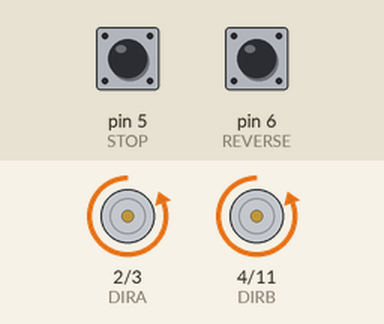
Bench run of a sketch on a simulated Arduino Uno, built with avr-gcc and run on an emulated ATmega328P. Parts: direction and speed pins drawn as motors (green arrow = direction pin HIGH = forward, orange = LOW = backward, longer = more drive). Inputs (shaded band) come from the test bench; at power-on: pin 6 (REVERSE) LOW, pin 5 (STOP) LOW. What the sketch prints to the serial monitor is not drawn.

Above: at 1.2 s.
1.3 s: pin 6 (REVERSE) driven HIGH
At 2.3 s:
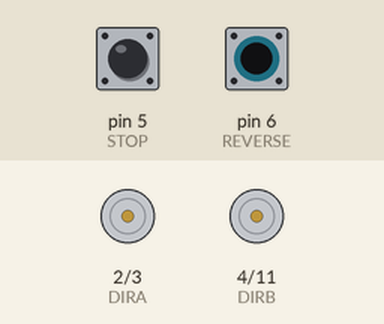
4.3 s: pin 5 (STOP) pulled HIGH for 3.2 s
11.0 s: pin 6 (REVERSE) pulsed HIGH 2 times (0.12 s each, 0.3 s apart)
At 14.3 s:
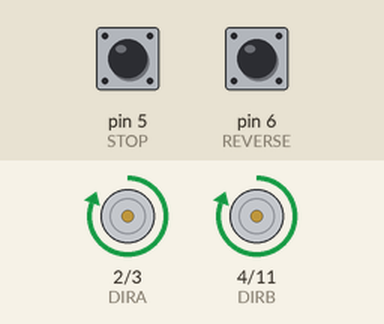
Timing chart, 0 to 16.1 s (numbered marks = the images above; inputs shaded):
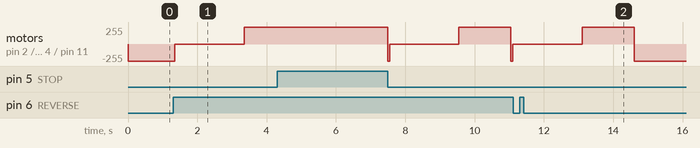

The sketch:

VelocityProfilerV2.ino
```cpp
// Clockwise and counter-clockwise definitions.
// Depending on how you wired your motors, you may need to swap.
#define FORWARD  1
#define BACKWARD 0

// Motor definitions to make life easier:
#define MOTOR_A 0
#define MOTOR_B 1

// Pin Assignments //
//Default pins:
#define DIRA 2 // Direction control for motor A
#define PWMA 3  // PWM control (speed) for motor A
#define DIRB 4 // Direction control for motor B
#define PWMB 11 // PWM control (speed) for motor B
#define STOP 5  // Define pin #2 as input
#define REVERSE 6 // Define pin #4 as input

int SPEED = 255; //Adjust motor speed here
int DURATION = 2000; //Test point duration in ms


void setup()
{
  pinMode(STOP, INPUT);
  pinMode(REVERSE, INPUT);
  digitalWrite(REVERSE, LOW);
  digitalWrite(STOP,LOW);
  setupArdumoto(); // Set all pins as outputs
  Serial.begin(115200);
}

void loop()
{

  //Drive to next point
  while ((digitalRead(STOP) == HIGH) && (digitalRead(REVERSE) == HIGH))
  {
    driveArdumoto(MOTOR_A,FORWARD,SPEED);
    driveArdumoto(MOTOR_B,FORWARD,SPEED);
    Serial.print("G"); // Added in V2
  }


  //Stop and take reading, then drive off block
  while ((digitalRead(STOP) == LOW) && (digitalRead(REVERSE) == HIGH))
  {
    //Actively brake the car
    driveArdumoto(MOTOR_A,BACKWARD,SPEED);
    driveArdumoto(MOTOR_B,BACKWARD,SPEED);
    delay(50);                                    //Adjust this if braking sucks
    stopArdumoto(MOTOR_A);
    stopArdumoto(MOTOR_B);

    //Take data point
    Serial.print('S'); // Changed from X in V2
    delay(DURATION);                                 //Data point duration
    driveArdumoto(MOTOR_A,FORWARD,SPEED);
    driveArdumoto(MOTOR_B,FORWARD,SPEED);
    delay(1500);                                  //Make sure to clear block
  }


 // if (digitalRead(REVERSE) == LOW)
 // {
 //   Serial.print("Y");                            //Send serial command to iterate the test
 //   delay(100);                                   //Debounce delay
 // }


  //Drive back to beginning
  while (digitalRead(REVERSE) == LOW)
  {
    driveArdumoto(MOTOR_A,BACKWARD,SPEED);
    driveArdumoto(MOTOR_B,BACKWARD,SPEED);
      Serial.print("R"); // Changed from Y in V2
  }
}


// driveArdumoto drives 'motor' in 'dir' direction at 'spd' speed
void driveArdumoto(byte motor, byte dir, byte spd)
{
  if (motor == MOTOR_A)
  {
    digitalWrite(DIRA, dir);
    analogWrite(PWMA, spd);
  }
  else if (motor == MOTOR_B)
  {
    digitalWrite(DIRB, dir);
    analogWrite(PWMB, spd);
  }
}

// stopArdumoto makes a motor stop
void stopArdumoto(byte motor)
{
  driveArdumoto(motor, 0, 0);
}

// setupArdumoto initialize all pins
void setupArdumoto()
{
  // All pins should be setup as outputs:
  pinMode(PWMA, OUTPUT);
  pinMode(PWMB, OUTPUT);
  pinMode(DIRA, OUTPUT);
  pinMode(DIRB, OUTPUT);

  // Initialize all pins as low:
  digitalWrite(PWMA, LOW);
  digitalWrite(PWMB, LOW);
  digitalWrite(DIRA, LOW);
  digitalWrite(DIRB, LOW);
}
```

Measured:
- after the input at 1.3 s, motor on pin 2 (DIRA) / pin 3 (PWMA), motor on pin 4 (DIRB) / pin 11 (PWMB): backward 255/255 → stopped after 0.05 s, → forward 255/255 2.0 s later
- after the input at 11.0 s, motor on pin 2 (DIRA) / pin 3 (PWMA), motor on pin 4 (DIRB) / pin 11 (PWMB): goes on until 14.6 s, then stays backward 255/255
